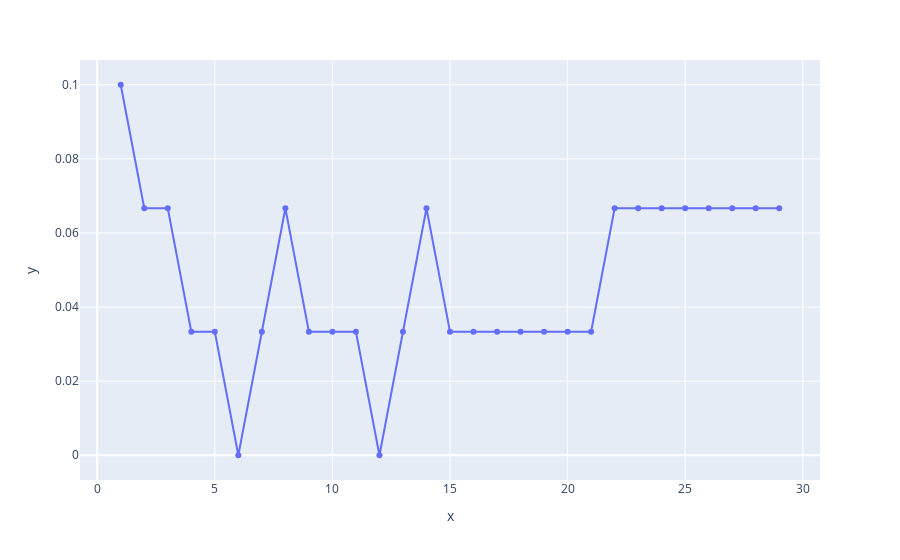

Notebook cell for this chart:
### Code cell
grafica4 = px.line(x=range(1,30), y =error, markers=True)
grafica4.show()

### Figure 1 — Plotly figure (JSON) as saved in the notebook; plotly's stock layout.template omitted (floating-point values rounded to 4 significant figures)
{"data": [{"hovertemplate": "x=%{x}<br>y=%{y}<extra></extra>", "legendgroup": "", "line": {"color": "#636efa", "dash": "solid"}, "marker": {"symbol": "circle"}, "mode": "markers+lines", "name": "", "orientation": "v", "showlegend": false, "type": "scatter", "x": [1, 2, 3, 4, 5, 6, 7, 8, 9, 10, 11, 12, 13, 14, 15, 16, 17, 18, 19, 20, 21, 22, 23, 24, 25, 26, 27, 28, 29], "xaxis": "x", "y": [0.1, 0.06667, 0.06667, 0.03333, 0.03333, 0, 0.03333, 0.06667, 0.03333, 0.03333, 0.03333, 0, 0.03333, 0.06667, 0.03333, 0.03333, 0.03333, 0.03333, 0.03333, 0.03333, 0.03333, 0.06667, 0.06667, 0.06667, 0.06667, 0.06667, 0.06667, 0.06667, 0.06667], "yaxis": "y"}], "layout": {"autosize": true, "legend": {"tracegroupgap": 0}, "margin": {"t": 60}, "xaxis": {"anchor": "y", "autorange": true, "domain": [0, 1], "range": [-0.7864, 30.79], "title": {"text": "x"}, "type": "linear"}, "yaxis": {"anchor": "x", "autorange": true, "domain": [0, 1], "range": [-0.007743, 0.1077], "title": {"text": "y"}, "type": "linear"}}}
